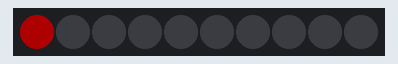
Bench run of a sketch on a simulated Arduino Uno, built with avr-gcc and run on an emulated ATmega328P. Shown: 10 RGB LEDs in strip order, left to right. Dim RGB values are drawn brighter than linear.

Above: at 0.05 s.
At 0.95 s:
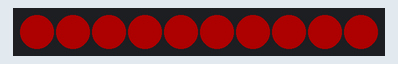
At 2.06 s:
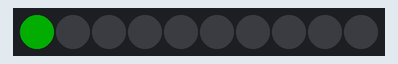
At 2.96 s:
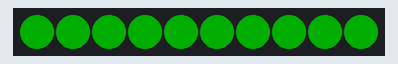
At 4.98 s:
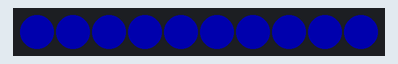
At 5.88 s:
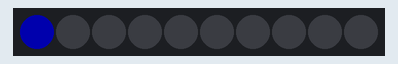

The sketch:

L08_ColorCycle.ino
```cpp
#include <Adafruit_NeoPixel.h>

#define LED_PIN   6
#define LED_COUNT  10
#define BRIGHTNESS 50 // (max = 255)

Adafruit_NeoPixel pixels(LED_COUNT, LED_PIN, NEO_GRB + NEO_KHZ800);

void setup() {
  pixels.begin();
  pixels.fill();
  pixels.show();
  pixels.setBrightness(BRIGHTNESS);
  Serial.begin(9600);
}

void loop() {
  // Cycle Red
  cycleStrip(pixels.Color(255, 0, 0));

  // Cycle Green
  cycleStrip(pixels.Color(0, 255, 0));

  // Cycle Blue
  cycleStrip(pixels.Color(0, 0, 255));
}

void cycleStrip(uint32_t color) {
  // turn the pixels on one by one
  for (int i = 0; i < pixels.numPixels(); i++) {
    pixels.setPixelColor(i, color);
    pixels.show();
    delay(100);
  }

  // turn the pixels off in reverse
  for (int i = pixels.numPixels() - 1; i >= 0; i--) {
    pixels.setPixelColor(i, 0);
    pixels.show();
    delay(100);
  }
}
```

Measured:
- by itself, everything shown: repeats every 6.0 s, in 60 steps
